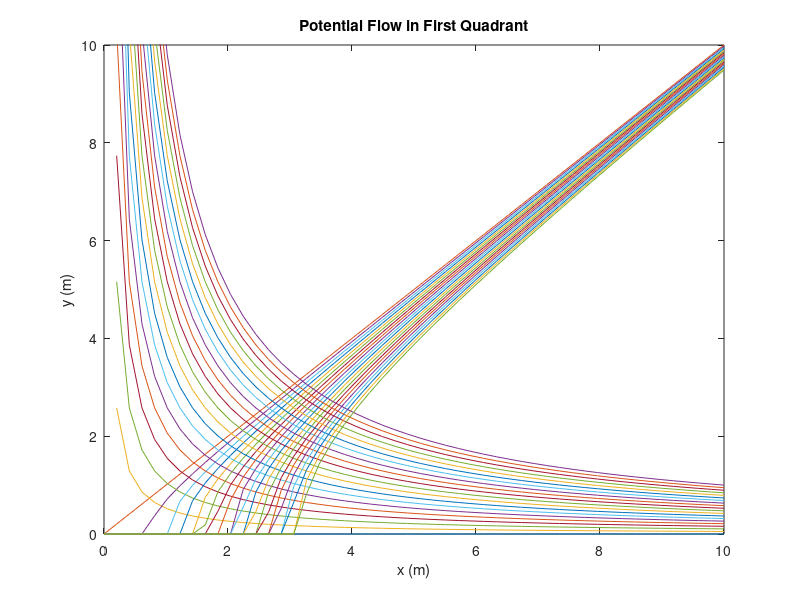

Write MATLAB code to recreate this figure.
x = linspace(0, 10, 50);
c = linspace(0, 10, 20);

for i=1:1:20
    plot(x, c(i)./x);
    hold on;
    plot(x, sqrt(x.^2 - c(i)));
    %hold on;
    axis([0, 10, 0, 10]);
    title('Potential Flow in First Quadrant');
    xlabel('x (m)');
    ylabel('y (m)');
end